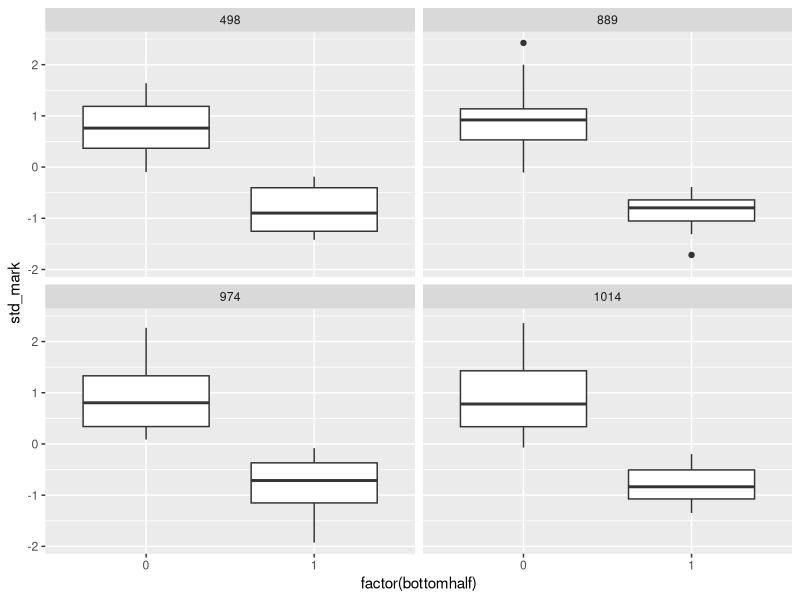
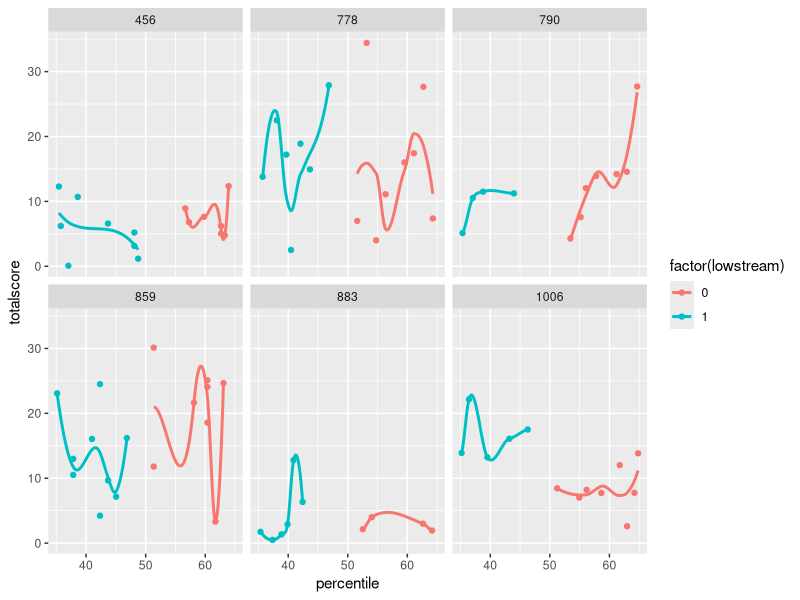
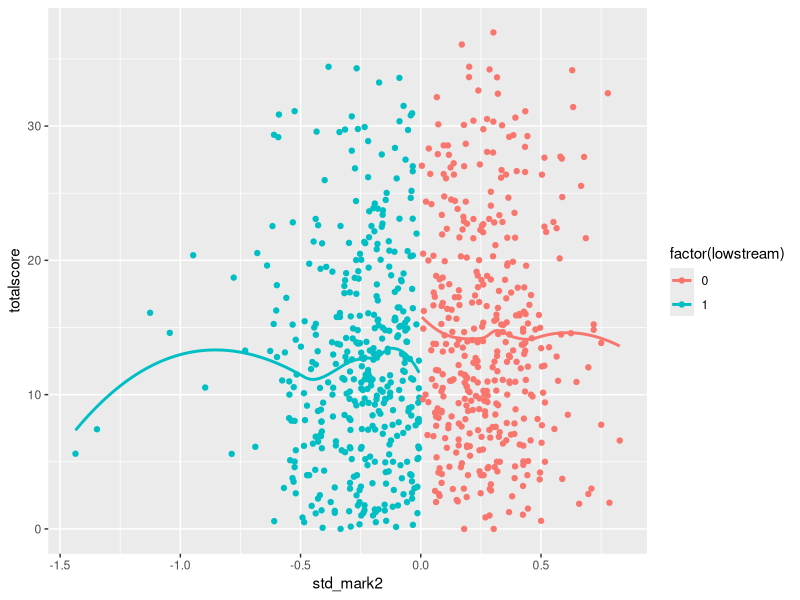
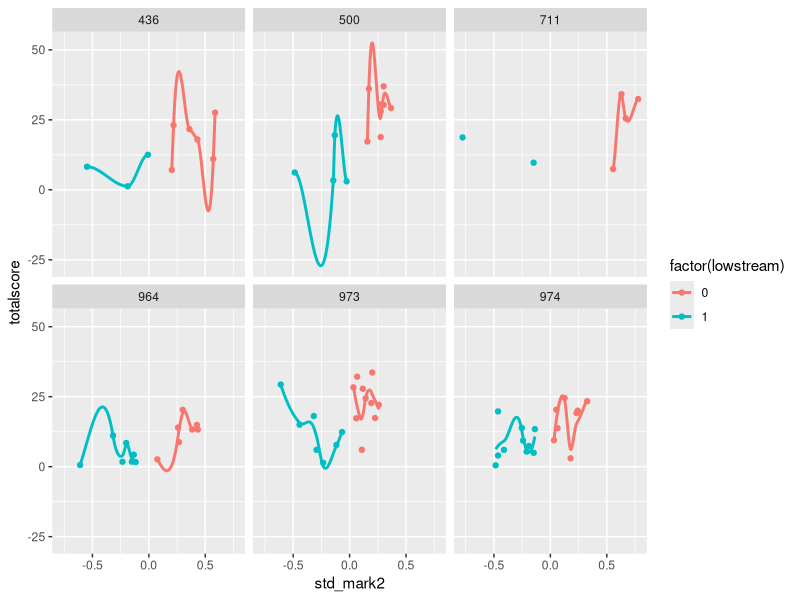
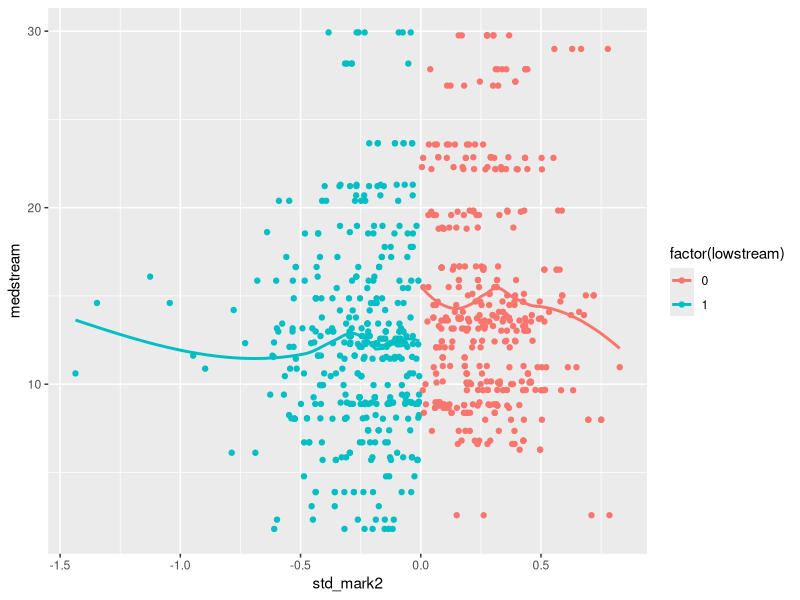

Here is the R script that generated these plots, in order:
rm(list=ls())
library(dplyr)
library(reshape2)
library(ggplot2)
library(gridExtra)



######################################### Data cleanup ###########################################

dat <- read.table("student_test_data.tab.tsv", sep = "\t", header = T)

dat <- dat %>%
  select(pupilid,
         schoolid,
         district,
         division,
         zone,
         
         tracking,
         sbm, # School-based Management
         girl,
         etpteacher,
         
         lowstream, # Assigned to low stream
         
         bottomhalf, # Actually in bottom half
         tophalf,
         
         bottomquarter,
         secondquarter,
         thirdquarter,
         topquarter,
         
         std_mark, # Standardized initial score
         percentile,
         quantile5p, # Quantile by 5%
         
         attrition, # Could not be found for endline test
         agetest, # age at testing
         
         wordscore,
         sentscore, # Sentence score
         letterscore,
         spellscore,
         litscore,
         mathscoreraw,
         totalscore,
         
         r2_attrition, # Could not be found for ltfu
         r2_age, # age at long-term follow-up
         
         r2_wordscore,
         r2_sentscore,
         r2_letterscore,
         r2_spellscore,
         r2_litscore,
         r2_mathscoreraw,
         r2_totalscore
  )

quartiles <- c('bottomquarter','secondquarter','thirdquarter','topquarter')
dat$quartile <- rep(NA, nrow(dat))
for(i in 1:4){
  keep <- which(dat[,quartiles[i]] == 1)
  dat$quartile[keep] <- quartiles[i]
}





##################################### Regression discontinuity ##################################

# GENERATE MANUAL PERCENTILE BASED ON STD_MARK
### percentile does not match up with std_mark!!!
score_med <- dat %>% group_by(schoolid) %>% summarize(med = median(std_mark, na.rm = TRUE))
# identify median score in each school
dat2 <- inner_join(dat, score_med, by = "schoolid")
dim(dat2)
# remove students who were put into the wrong stream
dat3 <- dat2 %>% filter((std_mark < med & lowstream == 1) | (std_mark > med & lowstream == 0) | (tracking == 0))
dat3 <- dat3 %>% mutate(std_mark2 = std_mark - med)
# remove students without one of the two scores
dat3 <- dat3 %>% filter(!is.na(std_mark) & !is.na(totalscore))


tracking.schools <- dat3 %>% filter(tracking == 1)

# keep in mind that the assignment into stream was done WITHIN schools:
# but standardization of baseline/initial marks was done over ALL schools
ggplot(filter(tracking.schools, schoolid %in% sample(unique(tracking.schools$schoolid),4))) + 
  geom_boxplot(aes(x = factor(bottomhalf), y = std_mark)) + 
  facet_wrap(~schoolid, ncol = 2) 



# how many students in each school (~60):
dat %>% group_by(schoolid) %>% summarize(n = n())
# how many students are within the (40,60) percentile interval in each school -- try this window
n.window <- filter(tracking.schools, percentile < 65 & percentile > 35) %>% 
  group_by(schoolid) %>% 
  summarize(n = n())
n.window

# restrict to small window of "equivalent students"
dat.window <- tracking.schools %>% filter(percentile < 65 & percentile > 35)


# by school:
ggplot(filter(dat.window, schoolid %in% sample(unique(dat.window$schoolid), 6))) +
  geom_point(aes(x = percentile, y = totalscore, col = factor(lowstream))) +
  stat_smooth(aes(x = percentile, y = totalscore, col = factor(lowstream)), method = "loess", se = FALSE) +
  facet_wrap(~schoolid, ncol = 3)

# overall:
ggplot(dat.window) +
  geom_point(aes(x = std_mark2, y = totalscore, col = factor(lowstream))) +
  stat_smooth(aes(x = std_mark2, y = totalscore, col = factor(lowstream)), method = "loess", se = FALSE) 
# there is a slight difference!




# let's identify schools for which there is a big difference:
stream.med <- dat.window %>% group_by(schoolid, lowstream) %>% summarize(medstream = median(totalscore))
stream.med.diff <- stream.med %>% group_by(schoolid) %>% summarize(streamdiff = medstream[1] - medstream[2])
most.diff.schools <- stream.med.diff %>% filter(streamdiff > 10)
most.diff.schools$schoolid
# plot the regression for the classes of interest
ggplot(filter(dat.window, schoolid %in% most.diff.schools$schoolid)) +
  geom_point(aes(x = std_mark2, y = totalscore, col = factor(lowstream))) +
  stat_smooth(aes(x = std_mark2, y = totalscore, col = factor(lowstream)), method = "loess", se = FALSE) +
  facet_wrap(~schoolid, ncol = 3)
# make each point the mean of a class, rather than an individual student
dat.window.join <- inner_join(dat.window, stream.med, by = c("schoolid", "lowstream"))
ggplot(dat.window.join ) +
  geom_point(aes(x = std_mark2, y = medstream, col = factor(lowstream))) +
  stat_smooth(aes(x = std_mark2, y = medstream, col = factor(lowstream)), method = "loess", se = FALSE) 
